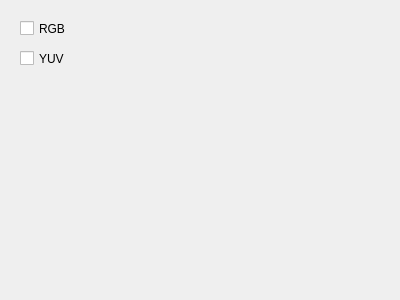
<?xml version="1.0" encoding="UTF-8"?>
<ui version="4.0">
 <class>Form</class>
 <widget class="QWidget" name="Form">
  <property name="geometry">
   <rect>
    <x>0</x>
    <y>0</y>
    <width>400</width>
    <height>300</height>
   </rect>
  </property>
  <property name="windowTitle">
   <string>Form</string>
  </property>
  <widget class="QCheckBox" name="checkBox">
   <property name="geometry">
    <rect>
     <x>20</x>
     <y>20</y>
     <width>70</width>
     <height>17</height>
    </rect>
   </property>
   <property name="text">
    <string>RGB</string>
   </property>
  </widget>
  <widget class="QCheckBox" name="checkBox_2">
   <property name="geometry">
    <rect>
     <x>20</x>
     <y>50</y>
     <width>70</width>
     <height>17</height>
    </rect>
   </property>
   <property name="text">
    <string>YUV</string>
   </property>
  </widget>
 </widget>
 <resources/>
 <connections/>
</ui>
